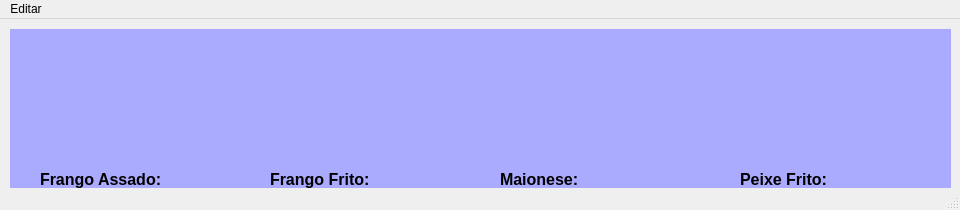
<?xml version="1.0" encoding="UTF-8"?>
<ui version="4.0">
 <class>MainWindow</class>
 <widget class="QMainWindow" name="MainWindow">
  <property name="geometry">
   <rect>
    <x>0</x>
    <y>0</y>
    <width>960</width>
    <height>210</height>
   </rect>
  </property>
  <property name="windowTitle">
   <string>MainWindow</string>
  </property>
  <widget class="QWidget" name="centralwidget">
   <widget class="QLabel" name="label">
    <property name="geometry">
     <rect>
      <x>10</x>
      <y>10</y>
      <width>941</width>
      <height>201</height>
     </rect>
    </property>
    <property name="styleSheet">
     <string notr="true">background-color: rgb(170, 170, 255);</string>
    </property>
    <property name="text">
     <string/>
    </property>
   </widget>
   <widget class="QLabel" name="label_2">
    <property name="geometry">
     <rect>
      <x>30</x>
      <y>20</y>
      <width>201</width>
      <height>121</height>
     </rect>
    </property>
    <property name="styleSheet">
     <string notr="true">image: url(:/imgs/frango_assado.png);</string>
    </property>
    <property name="text">
     <string/>
    </property>
   </widget>
   <widget class="QLabel" name="label_3">
    <property name="geometry">
     <rect>
      <x>250</x>
      <y>20</y>
      <width>221</width>
      <height>121</height>
     </rect>
    </property>
    <property name="styleSheet">
     <string notr="true">image: url(:/imgs/frango_frito.png);</string>
    </property>
    <property name="text">
     <string/>
    </property>
   </widget>
   <widget class="QLabel" name="label_4">
    <property name="geometry">
     <rect>
      <x>500</x>
      <y>20</y>
      <width>191</width>
      <height>121</height>
     </rect>
    </property>
    <property name="styleSheet">
     <string notr="true">image: url(:/imgs/maionese.png);</string>
    </property>
    <property name="text">
     <string/>
    </property>
   </widget>
   <widget class="QLabel" name="label_5">
    <property name="geometry">
     <rect>
      <x>730</x>
      <y>20</y>
      <width>201</width>
      <height>121</height>
     </rect>
    </property>
    <property name="styleSheet">
     <string notr="true">image: url(:/imgs/peixe_frito.png);</string>
    </property>
    <property name="text">
     <string/>
    </property>
   </widget>
   <widget class="QLabel" name="label_6">
    <property name="geometry">
     <rect>
      <x>40</x>
      <y>150</y>
      <width>131</width>
      <height>21</height>
     </rect>
    </property>
    <property name="text">
     <string>&lt;html&gt;&lt;head/&gt;&lt;body&gt;&lt;p&gt;&lt;span style=&quot; font-size:12pt; font-weight:600;&quot;&gt;Frango Assado:&lt;/span&gt;&lt;/p&gt;&lt;/body&gt;&lt;/html&gt;</string>
    </property>
   </widget>
   <widget class="QLabel" name="label_7">
    <property name="geometry">
     <rect>
      <x>270</x>
      <y>150</y>
      <width>111</width>
      <height>21</height>
     </rect>
    </property>
    <property name="text">
     <string>&lt;html&gt;&lt;head/&gt;&lt;body&gt;&lt;p&gt;&lt;span style=&quot; font-size:12pt; font-weight:600;&quot;&gt;Frango Frito:&lt;/span&gt;&lt;/p&gt;&lt;/body&gt;&lt;/html&gt;</string>
    </property>
   </widget>
   <widget class="QLabel" name="label_8">
    <property name="geometry">
     <rect>
      <x>740</x>
      <y>150</y>
      <width>101</width>
      <height>21</height>
     </rect>
    </property>
    <property name="text">
     <string>&lt;html&gt;&lt;head/&gt;&lt;body&gt;&lt;p&gt;&lt;span style=&quot; font-size:12pt; font-weight:600;&quot;&gt;Peixe Frito:&lt;/span&gt;&lt;/p&gt;&lt;/body&gt;&lt;/html&gt;</string>
    </property>
   </widget>
   <widget class="QLabel" name="label_9">
    <property name="geometry">
     <rect>
      <x>500</x>
      <y>150</y>
      <width>91</width>
      <height>21</height>
     </rect>
    </property>
    <property name="text">
     <string>&lt;html&gt;&lt;head/&gt;&lt;body&gt;&lt;p&gt;&lt;span style=&quot; font-size:12pt; font-weight:600;&quot;&gt;Maionese:&lt;/span&gt;&lt;/p&gt;&lt;/body&gt;&lt;/html&gt;</string>
    </property>
   </widget>
   <widget class="QLabel" name="label_10">
    <property name="geometry">
     <rect>
      <x>170</x>
      <y>150</y>
      <width>71</width>
      <height>21</height>
     </rect>
    </property>
    <property name="text">
     <string>&lt;html&gt;&lt;head/&gt;&lt;body&gt;&lt;p align=&quot;right&quot;&gt;&lt;br/&gt;&lt;/p&gt;&lt;/body&gt;&lt;/html&gt;</string>
    </property>
   </widget>
   <widget class="QLabel" name="label_11">
    <property name="geometry">
     <rect>
      <x>390</x>
      <y>150</y>
      <width>71</width>
      <height>21</height>
     </rect>
    </property>
    <property name="text">
     <string>&lt;html&gt;&lt;head/&gt;&lt;body&gt;&lt;p align=&quot;right&quot;&gt;&lt;br/&gt;&lt;/p&gt;&lt;/body&gt;&lt;/html&gt;</string>
    </property>
   </widget>
   <widget class="QLabel" name="label_12">
    <property name="geometry">
     <rect>
      <x>620</x>
      <y>150</y>
      <width>71</width>
      <height>21</height>
     </rect>
    </property>
    <property name="text">
     <string>&lt;html&gt;&lt;head/&gt;&lt;body&gt;&lt;p align=&quot;right&quot;&gt;&lt;br/&gt;&lt;/p&gt;&lt;/body&gt;&lt;/html&gt;</string>
    </property>
   </widget>
   <widget class="QLabel" name="label_13">
    <property name="geometry">
     <rect>
      <x>850</x>
      <y>150</y>
      <width>71</width>
      <height>21</height>
     </rect>
    </property>
    <property name="text">
     <string>&lt;html&gt;&lt;head/&gt;&lt;body&gt;&lt;p align=&quot;right&quot;&gt;&lt;br/&gt;&lt;/p&gt;&lt;/body&gt;&lt;/html&gt;</string>
    </property>
   </widget>
  </widget>
  <widget class="QMenuBar" name="menubar">
   <property name="geometry">
    <rect>
     <x>0</x>
     <y>0</y>
     <width>960</width>
     <height>21</height>
    </rect>
   </property>
   <widget class="QMenu" name="menuEditar">
    <property name="title">
     <string>Editar</string>
    </property>
    <addaction name="actionEditar_Estoque"/>
    <addaction name="actionZerar_Estoque"/>
    <addaction name="actionSair"/>
   </widget>
   <addaction name="menuEditar"/>
  </widget>
  <widget class="QStatusBar" name="statusbar"/>
  <action name="actionEditar_Estoque">
   <property name="text">
    <string>Editar Estoque</string>
   </property>
  </action>
  <action name="actionZerar_Estoque">
   <property name="text">
    <string>Zerar Estoque</string>
   </property>
  </action>
  <action name="actionSair">
   <property name="text">
    <string>Sair</string>
   </property>
  </action>
 </widget>
 <resources>
  <include location="../icons/estoque.qrc"/>
 </resources>
 <connections/>
</ui>
